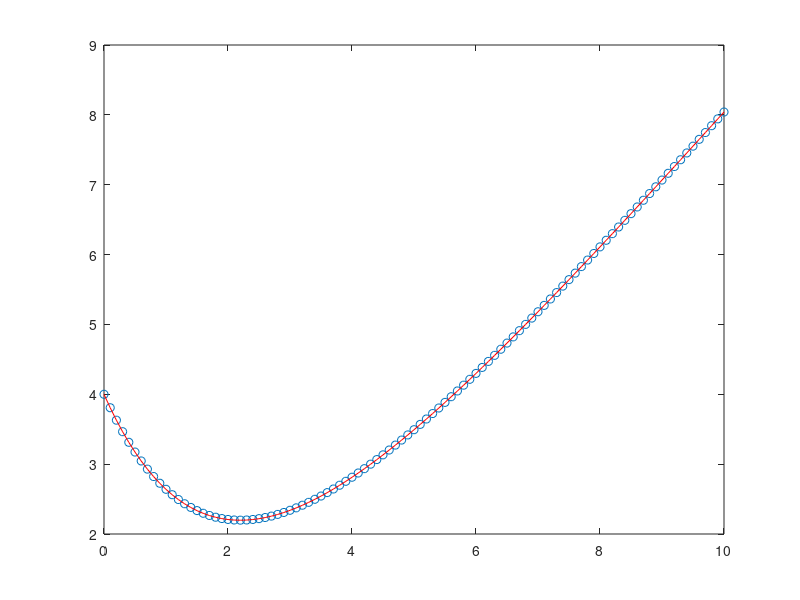

The MATLAB script that drew this image:
function rungeKutta

  h = 0.1;
  x = 0:h:10;
  size = length(x);
  y = zeros(1,size);
  y(1) = 4;
  w = 1/2; % Para cambiar entre euler mejorado y modificado

  for i=1 : size-1
    k1 = h * f(x(i),y(i));
    xg = x(i) + (h/(2*w));
    yg = y(i) + (k1/(2*w));
    k2 = h * f(xg,yg);
    y(i+1) = y(i) + (1-w) * k1 + w * k2;
  endfor

  f = 6*exp(-x/2) -2 +x;
  plot(x,y,"o", x,f , "r")

endfunction

function [result] = f(x,y)
  result = -0.5 * y + 0.5 * x;
  return
endfunction
